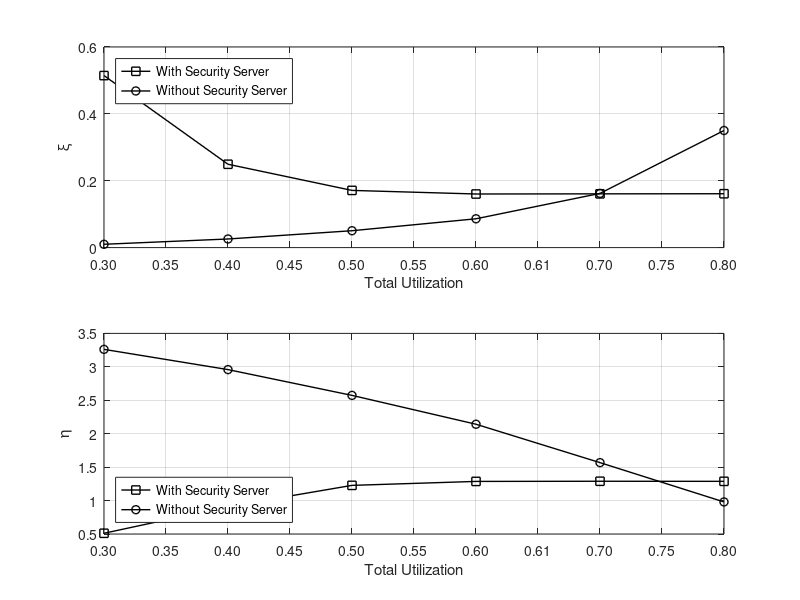

Write MATLAB code to recreate this figure.
clc;
clear all;
close all;
clf;


% load('ser_n_ser.mat', 'etaCount_arr_GP',     'etaCount_UB_arr_GP',     'etaCount_LB_arr_GP', ...
%     'ecdist_arr_GP', 'etaCount_arr_NS',     'etaCount_UB_arr_NS', ...
%     'etaCount_LB_arr_NS',     'ecdist_arr_NS');

load('ser_n_ser_newcon.mat', 'etaCount_arr_GP',     'etaCount_UB_arr_GP',     'etaCount_LB_arr_GP', ...
    'ecdist_arr_GP', 'etaCount_arr_NS',     'etaCount_UB_arr_NS', ...
    'etaCount_LB_arr_NS',     'ecdist_arr_NS');


figure(1)
hold on;
grid on;

subplot(2,1,1)
hold on;
grid on;

plot(ecdist_arr_GP, 'Marker','square','LineWidth',1,...
    'DisplayName','With Security Server',...
    'Color',[0 0 0]);
plot(ecdist_arr_NS, 'Marker','o','LineWidth',1,...
    'DisplayName','Without Security Server',...
    'Color',[0 0 0]);

set(gca, 'YTick',[0 0.2 0.4 0.6 0.8 1],...
    'XTickLabel',{'0.30','0.35','0.40','0.45','0.50','0.55','0.60','0.61','0.70','0.75','0.80'},...
    'XTick',[1 1.5 2 2.5 3 3.5 4 4.5 5 5.5 6]);
box(gca,'on');
%ylim(gca,[0 1]);


% Create xlabel
xlabel('Total Utilization',  'FontSize',11);


% Create ylabel
ylabel('\xi',  'FontSize',11);

% Create legend
legend1 = legend(gca,'show');
set(legend1,'Location','NorthWest');


subplot(2,1,2)
hold on;
grid on;




plot(etaCount_arr_GP, 'Marker','square','LineWidth',1,...
    'DisplayName','With Security Server',...
    'Color',[0 0 0]);


plot(etaCount_arr_NS, 'Marker','o','LineWidth',1,...
    'DisplayName','Without Security Server',...
    'Color',[0 0 0]);

set(gca,...
    'XTickLabel',{'0.30','0.35','0.40','0.45','0.50','0.55','0.60','0.61','0.70','0.75','0.80'}, ...
    'XTick',[1 1.5 2 2.5 3 3.5 4 4.5 5 5.5 6]);
box(gca,'on');


% Create xlabel
xlabel('Total Utilization',  'FontSize',11);


% Create ylabel
ylabel('\eta',  'FontSize',11);

% Create legend
legend1 = legend(gca,'show');
set(legend1,'Location','SouthWest');



